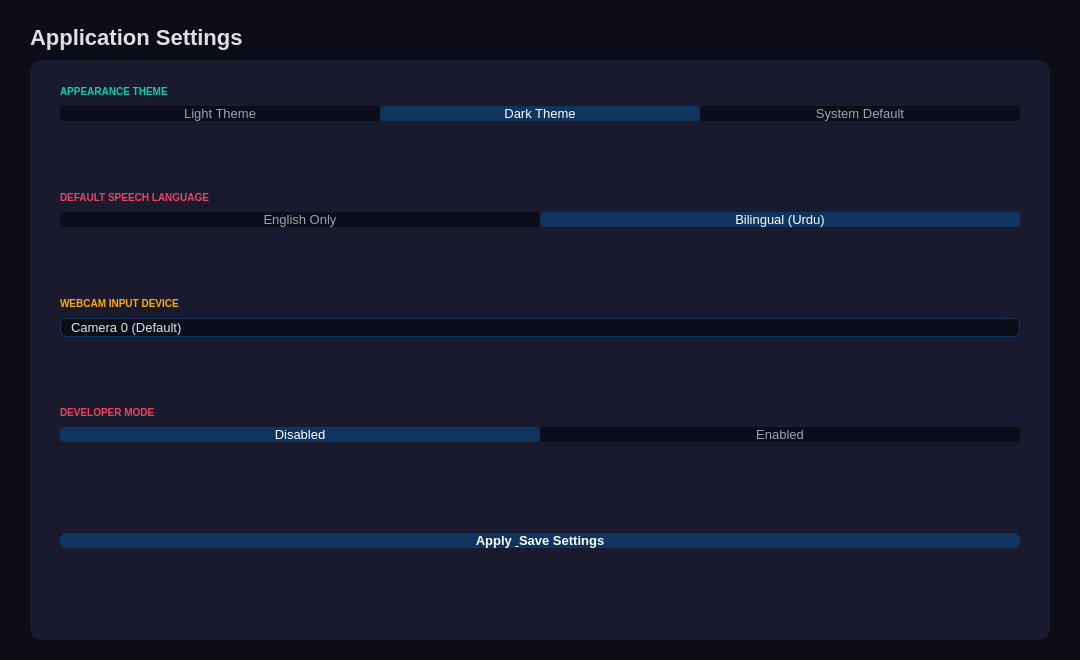
<?xml version='1.0' encoding='utf-8'?>
<ui version="4.0">
 <class>SettingsScreen</class>
 <widget class="QWidget" name="pageSettings">
  <property name="geometry">
   <rect>
    <x>0</x>
    <y>0</y>
    <width>1080</width>
    <height>660</height>
   </rect>
  </property>
  <property name="styleSheet">
   <string>QWidget { background-color: #0d0d1a; }</string>
  </property>
  <layout class="QVBoxLayout" name="settingsOuterLayout">
   <property name="leftMargin">
    <number>30</number>
   </property>
   <property name="topMargin">
    <number>25</number>
   </property>
   <property name="rightMargin">
    <number>30</number>
   </property>
   <property name="bottomMargin">
    <number>20</number>
   </property>
   <property name="spacing">
    <number>10</number>
   </property>
   <item>
    <widget class="QLabel" name="settingsTitleLabel">
     <property name="text">
      <string>Application Settings</string>
     </property>
     <property name="styleSheet">
      <string>QLabel { color: #e0e0e0; font-size: 22px; font-weight: bold; }</string>
     </property>
    </widget>
   </item>
   <item>
    <widget class="QFrame" name="settingsCard">
     <property name="styleSheet">
      <string>QFrame { background-color: #1a1a2e; border-radius: 12px; }</string>
     </property>
     <layout class="QVBoxLayout" name="settingsCardLayout">
      <property name="leftMargin">
       <number>30</number>
      </property>
      <property name="topMargin">
       <number>25</number>
      </property>
      <property name="rightMargin">
       <number>30</number>
      </property>
      <property name="bottomMargin">
       <number>30</number>
      </property>
      <property name="spacing">
       <number>8</number>
      </property>
      <item>
       <widget class="QLabel" name="settingsThemeLabel">
        <property name="text">
         <string>APPEARANCE THEME</string>
        </property>
        <property name="styleSheet">
         <string>QLabel { color: #00d4aa; font-size: 10px; font-weight: bold; background: transparent; }</string>
        </property>
       </widget>
      </item>
      <item>
       <layout class="QHBoxLayout" name="settingsThemeRow">
        <property name="spacing">
         <number>0</number>
        </property>
        <item>
         <widget class="QPushButton" name="settingsThemeLight">
          <property name="text">
           <string>Light Theme</string>
          </property>
          <property name="checkable">
           <bool>true</bool>
          </property>
          <property name="minimumHeight">
           <number>34</number>
          </property>
          <property name="styleSheet">
           <string>QPushButton { background-color: #0d0d1a; color: #a0a0b0; border: none; border-radius: 4px; font-size: 13px; } QPushButton:checked { background-color: #0f3460; color: white; } QPushButton:hover { background-color: #e94560; color: white; }</string>
          </property>
                 <attribute name="buttonGroup">
         <string>settingsThemeGroup</string>
        </attribute>
       </widget>
        </item>
        <item>
         <widget class="QPushButton" name="settingsThemeDark">
          <property name="text">
           <string>Dark Theme</string>
          </property>
          <property name="checkable">
           <bool>true</bool>
          </property>
          <property name="checked">
           <bool>true</bool>
          </property>
          <property name="minimumHeight">
           <number>34</number>
          </property>
          <property name="styleSheet">
           <string>QPushButton { background-color: #0f3460; color: white; border: none; border-radius: 4px; font-size: 13px; } QPushButton:!checked { background-color: #0d0d1a; color: #a0a0b0; } QPushButton:hover { background-color: #e94560; color: white; }</string>
          </property>
                 <attribute name="buttonGroup">
         <string>settingsThemeGroup</string>
        </attribute>
       </widget>
        </item>
        <item>
         <widget class="QPushButton" name="settingsThemeSystem">
          <property name="text">
           <string>System Default</string>
          </property>
          <property name="checkable">
           <bool>true</bool>
          </property>
          <property name="minimumHeight">
           <number>34</number>
          </property>
          <property name="styleSheet">
           <string>QPushButton { background-color: #0d0d1a; color: #a0a0b0; border: none; border-radius: 4px; font-size: 13px; } QPushButton:checked { background-color: #0f3460; color: white; } QPushButton:hover { background-color: #e94560; color: white; }</string>
          </property>
                 <attribute name="buttonGroup">
         <string>settingsThemeGroup</string>
        </attribute>
       </widget>
        </item>
       </layout>
      </item>
      <item>
       <spacer>
        <property name="orientation">
         <enum>Qt::Vertical</enum>
        </property>
        <property name="sizeHint" stdset="0">
         <size>
          <width>20</width>
          <height>10</height>
         </size>
        </property>
       </spacer>
      </item>
      <item>
       <widget class="QLabel" name="settingsLangLabel">
        <property name="text">
         <string>DEFAULT SPEECH LANGUAGE</string>
        </property>
        <property name="styleSheet">
         <string>QLabel { color: #e94560; font-size: 10px; font-weight: bold; background: transparent; }</string>
        </property>
       </widget>
      </item>
      <item>
       <layout class="QHBoxLayout" name="settingsLangRow">
        <property name="spacing">
         <number>0</number>
        </property>
        <item>
         <widget class="QPushButton" name="settingsLangEn">
          <property name="text">
           <string>English Only</string>
          </property>
          <property name="checkable">
           <bool>true</bool>
          </property>
          <property name="minimumHeight">
           <number>34</number>
          </property>
          <property name="styleSheet">
           <string>QPushButton { background-color: #0d0d1a; color: #a0a0b0; border: none; border-radius: 4px; font-size: 13px; } QPushButton:checked { background-color: #0f3460; color: white; } QPushButton:hover { background-color: #e94560; color: white; }</string>
          </property>
                 <attribute name="buttonGroup">
         <string>settingsLangGroup</string>
        </attribute>
       </widget>
        </item>
        <item>
         <widget class="QPushButton" name="settingsLangUrdu">
          <property name="text">
           <string>Bilingual (Urdu)</string>
          </property>
          <property name="checkable">
           <bool>true</bool>
          </property>
          <property name="checked">
           <bool>true</bool>
          </property>
          <property name="minimumHeight">
           <number>34</number>
          </property>
          <property name="styleSheet">
           <string>QPushButton { background-color: #0f3460; color: white; border: none; border-radius: 4px; font-size: 13px; } QPushButton:!checked { background-color: #0d0d1a; color: #a0a0b0; } QPushButton:hover { background-color: #e94560; color: white; }</string>
          </property>
                 <attribute name="buttonGroup">
         <string>settingsLangGroup</string>
        </attribute>
       </widget>
        </item>
       </layout>
      </item>
      <item>
       <spacer>
        <property name="orientation">
         <enum>Qt::Vertical</enum>
        </property>
        <property name="sizeHint" stdset="0">
         <size>
          <width>20</width>
          <height>10</height>
         </size>
        </property>
       </spacer>
      </item>
      <item>
       <widget class="QLabel" name="settingsCameraLabel">
        <property name="text">
         <string>WEBCAM INPUT DEVICE</string>
        </property>
        <property name="styleSheet">
         <string>QLabel { color: #ffaa00; font-size: 10px; font-weight: bold; background: transparent; }</string>
        </property>
       </widget>
      </item>
      <item>
       <widget class="QComboBox" name="settingsCamCombo">
        <property name="minimumHeight">
         <number>36</number>
        </property>
        <property name="styleSheet">
         <string>QComboBox { background-color: #0d0d1a; color: #e0e0e0; border: 1px solid #0f3460; border-radius: 6px; padding: 0 10px; font-size: 13px; } QComboBox::drop-down { border: none; } QComboBox QAbstractItemView { background-color: #1a1a2e; color: #e0e0e0; selection-background-color: #0f3460; border: none; }</string>
        </property>
        <item>
         <property name="text">
          <string>Camera 0 (Default)</string>
         </property>
        </item>
        <item>
         <property name="text">
          <string>Camera 1</string>
         </property>
        </item>
        <item>
         <property name="text">
          <string>Camera 2</string>
         </property>
        </item>
        <item>
         <property name="text">
          <string>Camera 3</string>
         </property>
        </item>
       </widget>
      </item>
      <item>
       <spacer>
        <property name="orientation">
         <enum>Qt::Vertical</enum>
        </property>
        <property name="sizeHint" stdset="0">
         <size>
          <width>20</width>
          <height>10</height>
         </size>
        </property>
       </spacer>
      </item>
      <item>
       <widget class="QLabel" name="settingsDevLabel">
        <property name="text">
         <string>DEVELOPER MODE</string>
        </property>
        <property name="styleSheet">
         <string>QLabel { color: #e94560; font-size: 10px; font-weight: bold; background: transparent; }</string>
        </property>
       </widget>
      </item>
      <item>
       <layout class="QHBoxLayout" name="settingsDevRow">
        <property name="spacing">
         <number>0</number>
        </property>
        <item>
         <widget class="QPushButton" name="settingsDevDisabled">
          <property name="text">
           <string>Disabled</string>
          </property>
          <property name="checkable">
           <bool>true</bool>
          </property>
          <property name="checked">
           <bool>true</bool>
          </property>
          <property name="minimumHeight">
           <number>34</number>
          </property>
          <property name="styleSheet">
           <string>QPushButton { background-color: #0f3460; color: white; border: none; border-radius: 4px; font-size: 13px; } QPushButton:!checked { background-color: #0d0d1a; color: #a0a0b0; } QPushButton:hover { background-color: #e94560; color: white; }</string>
          </property>
                 <attribute name="buttonGroup">
         <string>settingsDevGroup</string>
        </attribute>
       </widget>
        </item>
        <item>
         <widget class="QPushButton" name="settingsDevEnabled">
          <property name="text">
           <string>Enabled</string>
          </property>
          <property name="checkable">
           <bool>true</bool>
          </property>
          <property name="minimumHeight">
           <number>34</number>
          </property>
          <property name="styleSheet">
           <string>QPushButton { background-color: #0d0d1a; color: #a0a0b0; border: none; border-radius: 4px; font-size: 13px; } QPushButton:checked { background-color: #0f3460; color: white; } QPushButton:hover { background-color: #e94560; color: white; }</string>
          </property>
                 <attribute name="buttonGroup">
         <string>settingsDevGroup</string>
        </attribute>
       </widget>
        </item>
       </layout>
      </item>
      <item>
       <spacer>
        <property name="orientation">
         <enum>Qt::Vertical</enum>
        </property>
        <property name="sizeHint" stdset="0">
         <size>
          <width>20</width>
          <height>14</height>
         </size>
        </property>
       </spacer>
      </item>
      <item>
       <widget class="QLabel" name="settingsStatusLabel">
        <property name="text">
         <string />
        </property>
        <property name="styleSheet">
         <string>QLabel { color: #00d4aa; font-size: 11px; font-style: italic; background: transparent; }</string>
        </property>
       </widget>
      </item>
      <item>
       <widget class="QPushButton" name="settingsSaveBtn">
        <property name="text">
         <string>Apply &amp; Save Settings</string>
        </property>
        <property name="minimumHeight">
         <number>38</number>
        </property>
        <property name="styleSheet">
         <string>QPushButton { background-color: #0f3460; color: white; border: none; border-radius: 6px; font-size: 13px; font-weight: bold; } QPushButton:hover { background-color: #e94560; }</string>
        </property>
       </widget>
      </item>
      <item>
       <spacer>
        <property name="orientation">
         <enum>Qt::Vertical</enum>
        </property>
        <property name="sizeHint" stdset="0">
         <size>
          <width>20</width>
          <height>20</height>
         </size>
        </property>
       </spacer>
      </item>
     </layout>
    </widget>
   </item>
  </layout>
 </widget>
 <buttongroups>
  <buttongroup name="settingsThemeGroup">
   <attribute name="exclusive">
    <bool>true</bool>
   </attribute>
   <attribute name="default">
    <string>settingsThemeDark</string>
   </attribute>
  </buttongroup>
  <buttongroup name="settingsLangGroup">
   <attribute name="exclusive">
    <bool>true</bool>
   </attribute>
   <attribute name="default">
    <string>settingsLangUrdu</string>
   </attribute>
  </buttongroup>
  <buttongroup name="settingsDevGroup">
   <attribute name="exclusive">
    <bool>true</bool>
   </attribute>
   <attribute name="default">
    <string>settingsDevDisabled</string>
   </attribute>
  </buttongroup>
 </buttongroups>
 <resources />
 <connections />
</ui>
